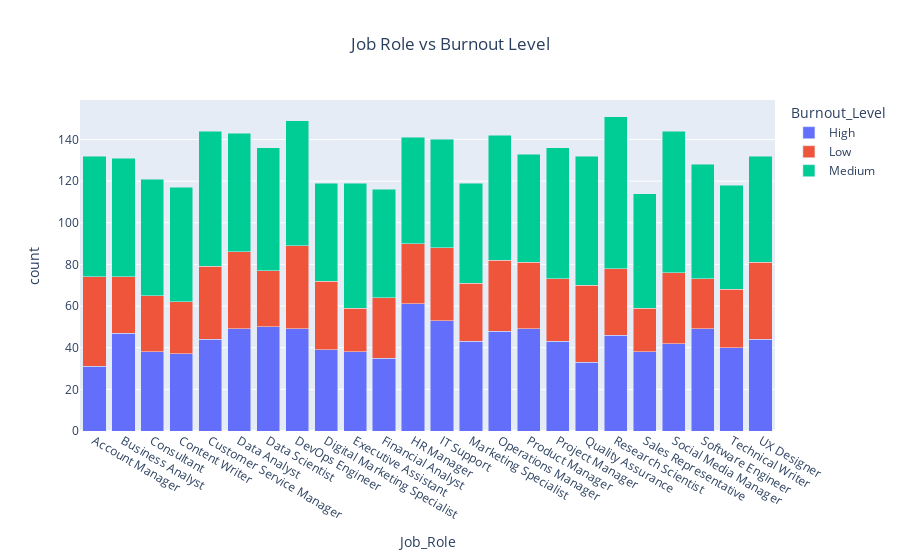

Notebook cell for this chart:
### Code cell
fig=px.bar(df_count,x='Job_Role',y='count',color='Burnout_Level',title='Job Role vs Burnout Level',barmode='stack')
fig.update_layout(title_x=0.5)
fig.show()

### Figure 1 — Plotly figure (JSON) as saved in the notebook; plotly's stock layout.template omitted (floating-point values rounded to 4 significant figures)
{"data": [{"hovertemplate": "Burnout_Level=High<br>Job_Role=%{x}<br>count=%{y}<extra></extra>", "legendgroup": "High", "marker": {"color": "#636efa", "pattern": {"shape": ""}}, "name": "High", "orientation": "v", "showlegend": true, "textposition": "auto", "type": "bar", "x": ["Account Manager", "Business Analyst", "Consultant", "Content Writer", "Customer Service Manager", "Data Analyst", "Data Scientist", "DevOps Engineer", "Digital Marketing Specialist", "Executive Assistant", "Financial Analyst", "HR Manager", "IT Support", "Marketing Specialist", "Operations Manager", "Product Manager", "Project Manager", "Quality Assurance", "Research Scientist", "Sales Representative", "Social Media Manager", "Software Engineer", "Technical Writer", "UX Designer"], "xaxis": "x", "y": [31, 47, 38, 37, 44, 49, 50, 49, 39, 38, 35, 61, 53, 43, 48, 49, 43, 33, 46, 38, 42, 49, 40, 44], "yaxis": "y"}, {"hovertemplate": "Burnout_Level=Low<br>Job_Role=%{x}<br>count=%{y}<extra></extra>", "legendgroup": "Low", "marker": {"color": "#EF553B", "pattern": {"shape": ""}}, "name": "Low", "orientation": "v", "showlegend": true, "textposition": "auto", "type": "bar", "x": ["Account Manager", "Business Analyst", "Consultant", "Content Writer", "Customer Service Manager", "Data Analyst", "Data Scientist", "DevOps Engineer", "Digital Marketing Specialist", "Executive Assistant", "Financial Analyst", "HR Manager", "IT Support", "Marketing Specialist", "Operations Manager", "Product Manager", "Project Manager", "Quality Assurance", "Research Scientist", "Sales Representative", "Social Media Manager", "Software Engineer", "Technical Writer", "UX Designer"], "xaxis": "x", "y": [43, 27, 27, 25, 35, 37, 27, 40, 33, 21, 29, 29, 35, 28, 34, 32, 30, 37, 32, 21, 34, 24, 28, 37], "yaxis": "y"}, {"hovertemplate": "Burnout_Level=Medium<br>Job_Role=%{x}<br>count=%{y}<extra></extra>", "legendgroup": "Medium", "marker": {"color": "#00cc96", "pattern": {"shape": ""}}, "name": "Medium", "orientation": "v", "showlegend": true, "textposition": "auto", "type": "bar", "x": ["Account Manager", "Business Analyst", "Consultant", "Content Writer", "Customer Service Manager", "Data Analyst", "Data Scientist", "DevOps Engineer", "Digital Marketing Specialist", "Executive Assistant", "Financial Analyst", "HR Manager", "IT Support", "Marketing Specialist", "Operations Manager", "Product Manager", "Project Manager", "Quality Assurance", "Research Scientist", "Sales Representative", "Social Media Manager", "Software Engineer", "Technical Writer", "UX Designer"], "xaxis": "x", "y": [58, 57, 56, 55, 65, 57, 59, 60, 47, 60, 52, 51, 52, 48, 60, 52, 63, 62, 73, 55, 68, 55, 50, 51], "yaxis": "y"}], "layout": {"autosize": true, "barmode": "stack", "legend": {"title": {"text": "Burnout_Level"}, "tracegroupgap": 0}, "title": {"text": "Job Role vs Burnout Level", "x": 0.5}, "xaxis": {"anchor": "y", "autorange": true, "domain": [0, 1], "range": [-0.5, 23.5], "title": {"text": "Job_Role"}, "type": "category"}, "yaxis": {"anchor": "x", "autorange": true, "domain": [0, 1], "range": [0, 158.9], "title": {"text": "count"}, "type": "linear"}}}
